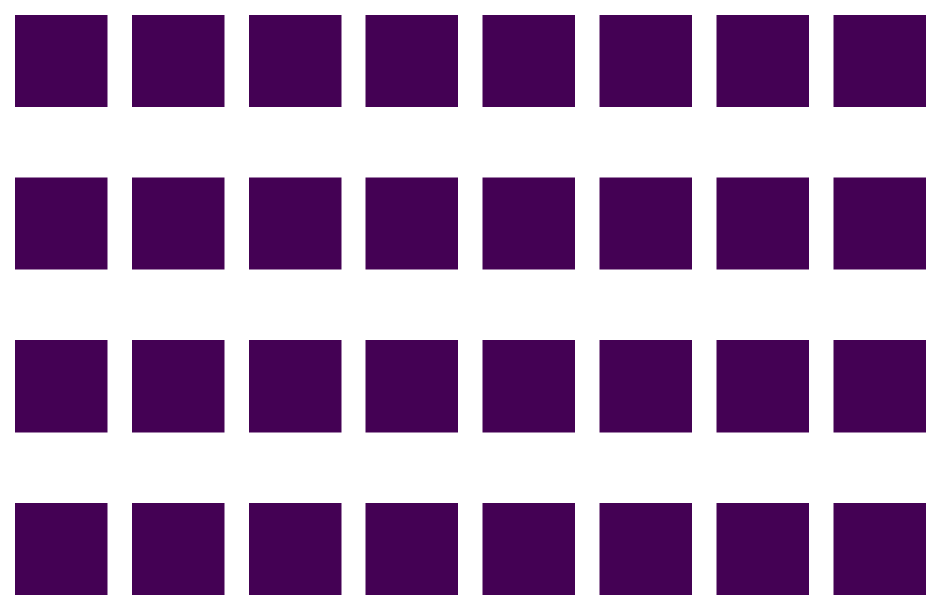
#> input picture hnet/test_v/stage0_Conv_features.png, 1880 x 1220 px (shown at 1/2 size); its folder holds only this picture in this run
$ python -i augmentations.py   (imports and definitions only)
#> lines starting #> are read from the running program, lines starting #| are printed output that depends on the picture; after the words box and inside, x2 and y2 are one past the last pixel; in counts of white or black regions, pixels touching at a corner belong together
#> further down, picture is the input picture: shape (1220, 1880, 3); mean B, G, R 173.7, 134.2, 166.1
### metayolo/engines/general.py
# YOLOv5 🚀 by Ultralytics, GPL-3.0 license
"""
General utils
"""

import contextlib
import glob
import inspect
import math
import os
import platform
import random
import re
import shutil
import signal
import time
import urllib
from datetime import datetime
from itertools import repeat
from multiprocessing.pool import ThreadPool
from pathlib import Path
from subprocess import check_output
from typing import Optional
from zipfile import ZipFile
from collections import OrderedDict

import cv2
import numpy as np
import pandas as pd
import pkg_resources as pkg
import torch
import torchvision
import yaml

from .downloads import gsutil_getsize
from .. import ROOT, LOGGER, check_version, check_python


# [4 lines left out: function fitness, not called in this run]


class Profile(contextlib.ContextDecorator):
    # Usage: @Profile() decorator or 'with Profile():' context manager
    def __enter__(self):
        self.start = time.time()

    def __exit__(self, type, value, traceback):
        print(f'Profile results: {time.time() - self.start:.5f}s')


class Timeout(contextlib.ContextDecorator):
    # Usage: @Timeout(seconds) decorator or 'with Timeout(seconds):' context manager
    # [4 lines left out: function __init__, not called in this run]

    def _timeout_handler(self, signum, frame):
        raise TimeoutError(self.timeout_message)

    # [10 lines left out: functions __enter__, __exit__, not called in this run]


class WorkingDirectory(contextlib.ContextDecorator):
    # Usage: @WorkingDirectory(dir) decorator or 'with WorkingDirectory(dir):' context manager
    def __init__(self, new_dir):
        self.dir = new_dir  # new dir
        self.cwd = Path.cwd().resolve()  # current dir

    def __enter__(self):
        os.chdir(self.dir)

    def __exit__(self, exc_type, exc_val, exc_tb):
        os.chdir(self.cwd)


def try_except(func):
    # try-except function. Usage: @try_except decorator
    # [5 lines left out: function handler, not called in this run]

    return handler


def methods(instance):
    # Get class/instance methods
    return [f for f in dir(instance) if callable(getattr(instance, f)) and not f.startswith("__")]


# [19 lines left out: functions print_args, init_seeds, not called in this run]


def intersect_dicts(da, db, exclude=()):
    # Dictionary intersection of matching keys and shapes, omitting 'exclude' keys, using da values
    return OrderedDict({k: v for k, v in da.items() if k in db and not any(x in k for x in exclude) and v.shape == db[k].shape})


# [4 lines left out: function get_latest_run, not called in this run]


def is_docker():
    # Is environment a Docker container?
    return Path('/workspace').exists()  # or Path('/.dockerenv').exists()


# [7 lines left out: function is_colab, not called in this run]


def is_pip():
    # Is file in a pip package?
    return 'site-packages' in Path(__file__).resolve().parts


# [4 lines left out: function is_ascii, not called in this run]


def is_chinese(s='人工智能'):
    # Is string composed of any Chinese characters?
    return True if re.search('[\u4e00-\u9fff]', str(s)) else False


def emojis(str=''):
    # Return platform-dependent emoji-safe version of string
    return str.encode().decode('ascii', 'ignore') if platform.system() == 'Windows' else str


# [129 lines left out: functions file_age, file_update_date, file_size, check_online, git_describe, check_git_status and 3 more, not called in this run]


def check_yaml(file, suffix=('.yaml', '.yml')):
    # Search/download YAML file (if necessary) and return path, checking suffix
    return check_file(file, suffix)


# [76 lines left out: functions check_file, url2file, download, not called in this run]


def clean_str(s):
    # Cleans a string by replacing special characters with underscore _
    return re.sub(pattern="[|@#!¡·$€%&()=?¿^*;:,¨´><+]", repl="_", string=s)


def one_cycle(y1=0.0, y2=1.0, steps=100):
    # lambda function for sinusoidal ramp from y1 to y2 https://arxiv.org/pdf/1812.01187.pdf
    return lambda x: ((1 - math.cos(x * math.pi / steps)) / 2) * (y2 - y1) + y1


# [207 lines left out: functions colorstr, strip_optimizer, print_mutation, apply_classifier, increment_path, convert_yolo_weights and 2 more, not called in this run]


# OpenCV Chinese-friendly functions ------------------------------------------------------------------------------------
imshow_ = cv2.imshow  # copy to avoid recursion errors


def imread(path, flags=cv2.IMREAD_COLOR):
    return cv2.imdecode(np.fromfile(path, np.uint8), flags)


# [6 lines left out: function imwrite, not called in this run]


def imshow(path, im):
    imshow_(path.encode('unicode_escape').decode(), im)


cv2.imread, cv2.imwrite, cv2.imshow = imread, imwrite, imshow  # redefine

# Variables ------------------------------------------------------------------------------------------------------------
NCOLS = 0 if is_docker() else shutil.get_terminal_size().columns  # terminal window size for tqdm

### metayolo/engines/augmentations.py
# YOLOv5 🚀 by Ultralytics, GPL-3.0 license
"""
Image augmentation functions
"""

import math
import random

import cv2
import numpy as np

from .. import LOGGER, check_version
from .general import colorstr


class Albumentations:
    # YOLOv5 Albumentations class (optional, only used if package is installed)
    # [27 lines left out: functions __init__, __call__, not called in this run]


def augment_hsv(im, hgain=0.5, sgain=0.5, vgain=0.5):
    # HSV color-space augmentation
#> called with hgain = 0.5, sgain = 0.5, vgain = 0.5
    if hgain or sgain or vgain:
        r = np.random.uniform(-1, 1, 3) * [hgain, sgain, vgain] + 1  # random gains
        hue, sat, val = cv2.split(cv2.cvtColor(im, cv2.COLOR_BGR2HSV))
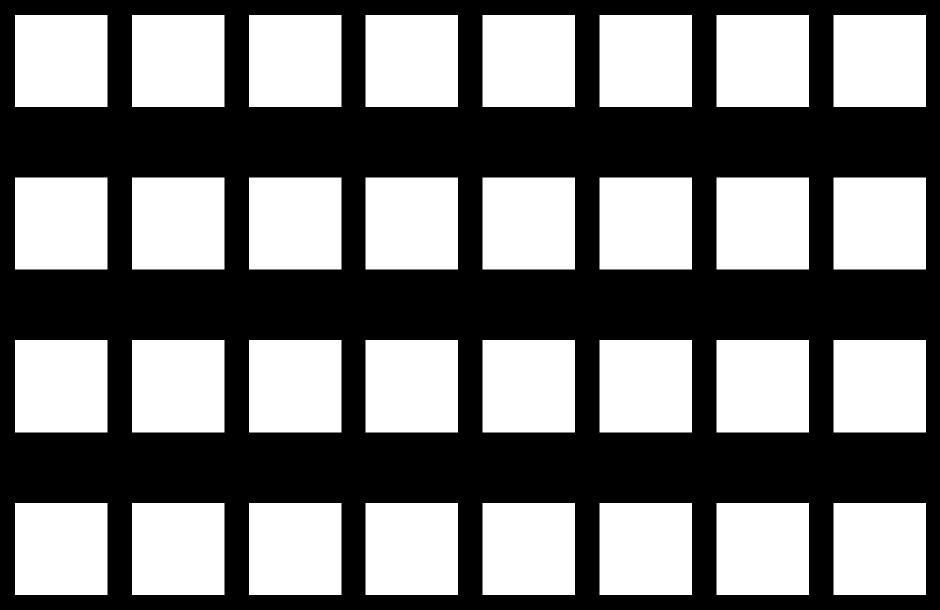
#> hue: shape (1220, 1880) (shown at 1/2 size); values 0 (black) and 144 (white), 47.6% white; 32 white regions, largest, box (x1, y1, x2, y2) and area: (30, 680, 215, 865) 34225, (264, 680, 449, 865) 34225, (498, 680, 683, 865) 34225
        dtype = im.dtype  # uint8

        x = np.arange(0, 256, dtype=r.dtype)
        lut_hue = ((x * r[0]) % 180).astype(dtype)
        lut_sat = np.clip(x * r[1], 0, 255).astype(dtype)
#> lut_sat = 256 values from 0 to 255
        lut_val = np.clip(x * r[2], 0, 255).astype(dtype)
#> lut_val = 256 values from 0 to 255

        im_hsv = cv2.merge((cv2.LUT(hue, lut_hue), cv2.LUT(sat, lut_sat), cv2.LUT(val, lut_val)))
#> im_hsv: shape (1220, 1880, 3); mean H, S, V 71.8, 121.3, 177.5
        cv2.cvtColor(im_hsv, cv2.COLOR_HSV2BGR, dst=im)  # no return needed
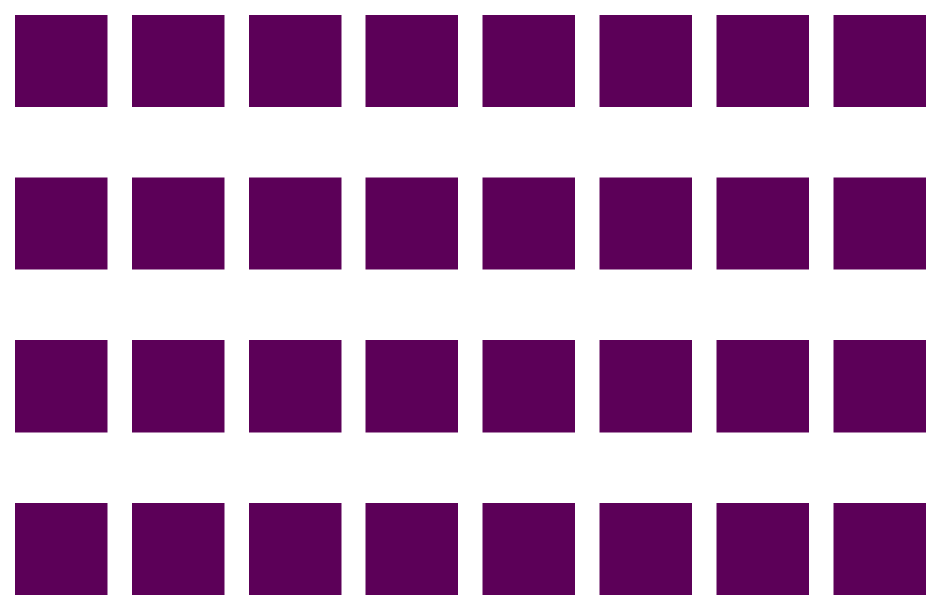
#> im: shape (1220, 1880, 3) (shown at 1/2 size); mean B, G, R 175.6, 133.7, 177.5


# [288 lines left out: functions hist_equalize, replicate, letterbox, random_perspective, copy_paste, cutout and 6 more, not called in this run]

>>> import cv2
>>> picture = cv2.imread('../../hnet/test_v/stage0_Conv_features.png')
>>> result = augment_hsv(picture)
